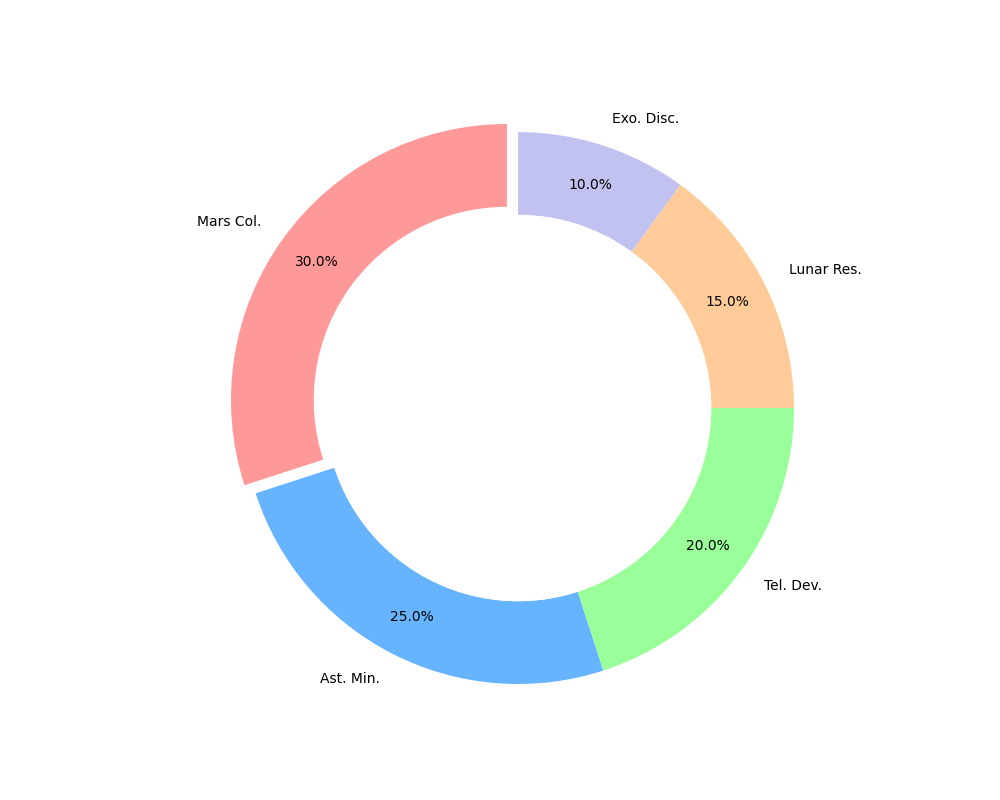

Write the Python code that produced this figure.
import matplotlib.pyplot as plt

projects = ['Mars Col.', 'Ast. Min.', 'Tel. Dev.', 'Lunar Res.', 'Exo. Disc.']
budget_allocations = [30, 25, 20, 15, 10]
colors = ['#ff9999', '#66b3ff', '#99ff99', '#ffcc99', '#c2c2f0']

plt.figure(figsize=(10, 8))
wedges, texts, autotexts = plt.pie(budget_allocations, 
                                   labels=projects, 
                                   colors=colors, 
                                   autopct='%1.1f%%',
                                   startangle=90, 
                                   pctdistance=0.85,
                                   wedgeprops=dict(width=0.3),
                                   explode=(0.05, 0, 0, 0, 0))

for autotext in autotexts:
    autotext.set_color('black')
    autotext.set_fontsize(10)

centre_circle = plt.Circle((0, 0), 0.70, fc='white')
fig = plt.gcf()
fig.gca().add_artist(centre_circle)

plt.axis('equal')  
plt.show()
